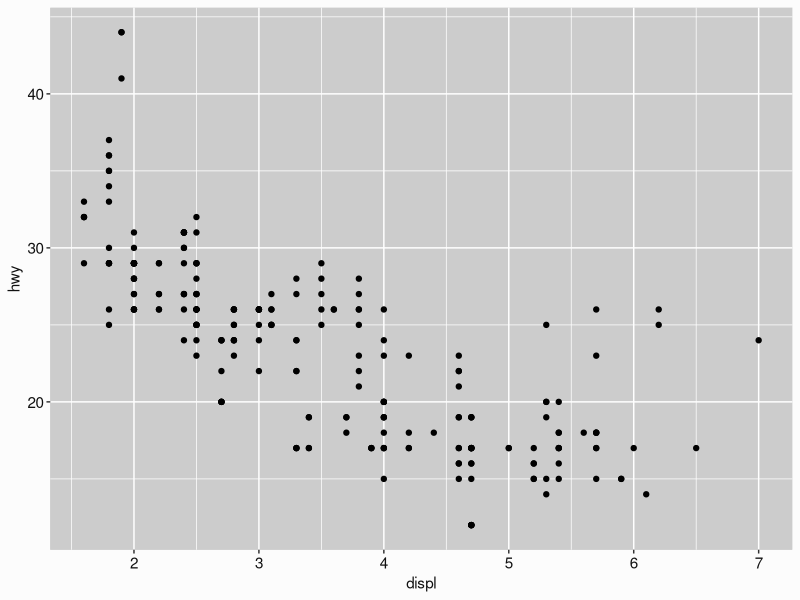

Write the R code that produced this figure.
## ---- chunk 1
knitr::opts_chunk$set(collapse = TRUE)

theme_slum <- function(palette = "dark", ...) {

  if(palette == "dark") {
    primary <- "#DDDDDD"
    subtle <- "#888888"
    behind <- "#333333"
  }

  if(palette == "light") {
    primary <- "#111111"
    subtle <- "#CCCCCC"
    behind <- "#FCFCFC"
  }

  if(palette == "kunoichi") {
    primary <- "#FFFFFF"
    subtle <- "#562457"
    behind <- "#BA68C8"
  }

  theme_grey(...) %+replace%
    theme(
      plot.background = element_rect(fill = behind, colour = behind),
      panel.background = element_rect(fill = subtle, colour = subtle),
      legend.background = element_rect(fill = behind, colour = behind),
      plot.title = element_text(colour = primary),
      plot.subtitle = element_text(colour = primary),
      axis.title = element_text(colour = primary),
      axis.text = element_text(colour = primary),
      legend.title = element_text(colour = primary),
      legend.text = element_text(colour = primary)
    )
}
## ---- chunk 2
library(tidyverse)

ggplot(mpg, aes(displ, hwy)) + 
  geom_point() + 
  theme_slum("light")
## ---- chunk 3
here::here()
